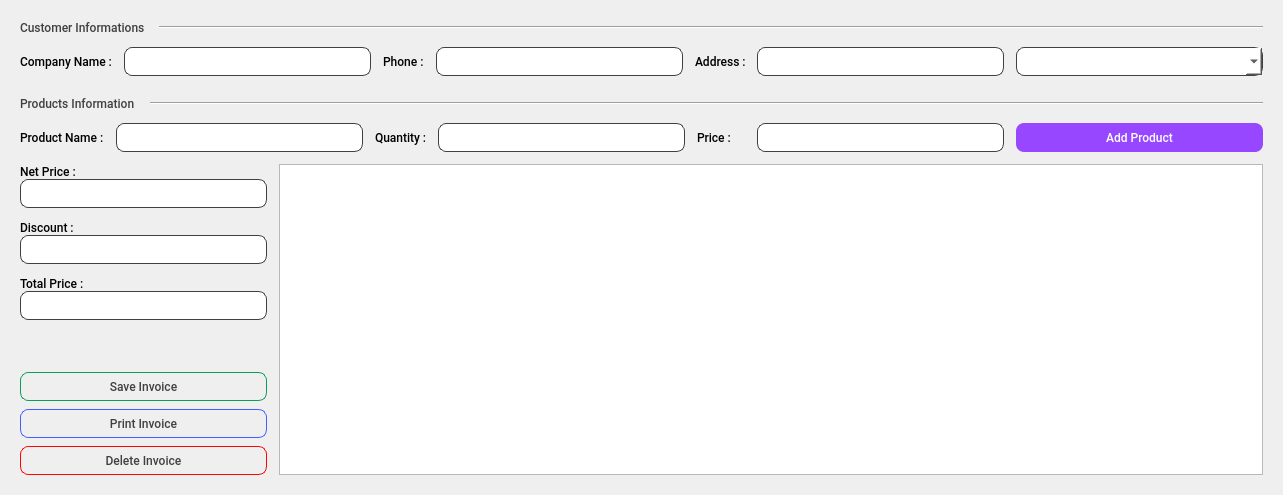
         <widget class="QWidget" name="invoices_page">
          <layout class="QGridLayout" name="gridLayout_2">
           <property name="leftMargin">
            <number>20</number>
           </property>
           <property name="topMargin">
            <number>20</number>
           </property>
           <property name="rightMargin">
            <number>20</number>
           </property>
           <property name="bottomMargin">
            <number>20</number>
           </property>
           <item row="0" column="0">
            <layout class="QVBoxLayout" name="verticalLayout_9">
             <property name="spacing">
              <number>12</number>
             </property>
             <item>
              <layout class="QVBoxLayout" name="verticalLayout_2" stretch="0,0,0,0">
               <item>
                <layout class="QHBoxLayout" name="horizontalLayout_3">
                 <item>
                  <widget class="QLabel" name="label_5">
                   <property name="maximumSize">
                    <size>
                     <width>127</width>
                     <height>16777215</height>
                    </size>
                   </property>
                   <property name="styleSheet">
                    <string notr="true">width: 99px;
height: 10px;
flex-shrink: 0;
color: #404040;
font-family: Roboto;
font-size: 12px;
font-style: normal;
font-weight: 500;
line-height: normal;</string>
                   </property>
                   <property name="text">
                    <string>Customer Informations</string>
                   </property>
                  </widget>
                 </item>
                 <item>
                  <widget class="Line" name="line">
                   <property name="orientation">
                    <enum>Qt::Horizontal</enum>
                   </property>
                  </widget>
                 </item>
                </layout>
               </item>
               <item>
                <layout class="QHBoxLayout" name="horizontalLayout_11">
                 <item>
                  <layout class="QHBoxLayout" name="horizontalLayout_5">
                   <item>
                    <widget class="QLabel" name="label_13">
                     <property name="minimumSize">
                      <size>
                       <width>20</width>
                       <height>20</height>
                      </size>
                     </property>
                     <property name="maximumSize">
                      <size>
                       <width>92</width>
                       <height>29</height>
                      </size>
                     </property>
                     <property name="styleSheet">
                      <string notr="true">width: 99px;
height: 10px;
flex-shrink: 0;
color: #000;
font-family: Roboto;
font-size: 12px;
font-style: normal;
font-weight: 500;
line-height: normal;</string>
                     </property>
                     <property name="text">
                      <string>Company Name :</string>
                     </property>
                    </widget>
                   </item>
                   <item>
                    <widget class="QLineEdit" name="companyName_input">
                     <property name="sizePolicy">
                      <sizepolicy hsizetype="Expanding" vsizetype="Fixed">
                       <horstretch>247</horstretch>
                       <verstretch>29</verstretch>
                      </sizepolicy>
                     </property>
                     <property name="minimumSize">
                      <size>
                       <width>20</width>
                       <height>20</height>
                      </size>
                     </property>
                     <property name="maximumSize">
                      <size>
                       <width>247</width>
                       <height>29</height>
                      </size>
                     </property>
                     <property name="styleSheet">
                      <string notr="true">width: 247px;
height: 29px;
flex-shrink: 0;
border-radius: 8px;
border: 1px solid #404040;
background: #FFF;</string>
                     </property>
                    </widget>
                   </item>
                  </layout>
                 </item>
                 <item>
                  <layout class="QHBoxLayout" name="horizontalLayout_6">
                   <item>
                    <widget class="QLabel" name="label_19">
                     <property name="minimumSize">
                      <size>
                       <width>20</width>
                       <height>20</height>
                      </size>
                     </property>
                     <property name="maximumSize">
                      <size>
                       <width>50</width>
                       <height>29</height>
                      </size>
                     </property>
                     <property name="styleSheet">
                      <string notr="true">width: 99px;
height: 10px;
flex-shrink: 0;
color: #000;
font-family: Roboto;
font-size: 12px;
font-style: normal;
font-weight: 500;
line-height: normal;</string>
                     </property>
                     <property name="text">
                      <string>Phone :</string>
                     </property>
                    </widget>
                   </item>
                   <item>
                    <widget class="QLineEdit" name="companyPhone_input">
                     <property name="sizePolicy">
                      <sizepolicy hsizetype="Expanding" vsizetype="Fixed">
                       <horstretch>247</horstretch>
                       <verstretch>29</verstretch>
                      </sizepolicy>
                     </property>
                     <property name="minimumSize">
                      <size>
                       <width>20</width>
                       <height>20</height>
                      </size>
                     </property>
                     <property name="maximumSize">
                      <size>
                       <width>247</width>
                       <height>29</height>
                      </size>
                     </property>
                     <property name="styleSheet">
                      <string notr="true">width: 247px;
height: 29px;
flex-shrink: 0;
border-radius: 8px;
border: 1px solid #404040;
background: #FFF;</string>
                     </property>
                    </widget>
                   </item>
                  </layout>
                 </item>
                 <item>
                  <layout class="QHBoxLayout" name="horizontalLayout_7">
                   <item>
                    <widget class="QLabel" name="label_20">
                     <property name="minimumSize">
                      <size>
                       <width>20</width>
                       <height>20</height>
                      </size>
                     </property>
                     <property name="maximumSize">
                      <size>
                       <width>50</width>
                       <height>29</height>
                      </size>
                     </property>
                     <property name="styleSheet">
                      <string notr="true">width: 99px;
height: 10px;
flex-shrink: 0;
color: #000;
font-family: Roboto;
font-size: 12px;
font-style: normal;
font-weight: 500;
line-height: normal;</string>
                     </property>
                     <property name="text">
                      <string>Address :</string>
                     </property>
                    </widget>
                   </item>
                   <item>
                    <widget class="QLineEdit" name="companyAddress_input">
                     <property name="sizePolicy">
                      <sizepolicy hsizetype="Expanding" vsizetype="Fixed">
                       <horstretch>247</horstretch>
                       <verstretch>29</verstretch>
                      </sizepolicy>
                     </property>
                     <property name="minimumSize">
                      <size>
                       <width>20</width>
                       <height>20</height>
                      </size>
                     </property>
                     <property name="maximumSize">
                      <size>
                       <width>247</width>
                       <height>29</height>
                      </size>
                     </property>
                     <property name="styleSheet">
                      <string notr="true">width: 247px;
height: 29px;
flex-shrink: 0;
border-radius: 8px;
border: 1px solid #404040;
background: #FFF;</string>
                     </property>
                    </widget>
                   </item>
                  </layout>
                 </item>
                 <item>
                  <widget class="QComboBox" name="type_comboBox">
                   <property name="minimumSize">
                    <size>
                     <width>247</width>
                     <height>29</height>
                    </size>
                   </property>
                   <property name="maximumSize">
                    <size>
                     <width>247</width>
                     <height>29</height>
                    </size>
                   </property>
                   <property name="styleSheet">
                    <string notr="true">width: 247px;
height: 29px;
flex-shrink: 0;
border-radius: 8px;
border: 1px solid #404040;
background: #FFF;</string>
                   </property>
                  </widget>
                 </item>
                </layout>
               </item>
               <item>
                <layout class="QHBoxLayout" name="horizontalLayout_4">
                 <property name="topMargin">
                  <number>8</number>
                 </property>
                 <item>
                  <widget class="QLabel" name="label_6">
                   <property name="maximumSize">
                    <size>
                     <width>118</width>
                     <height>16777215</height>
                    </size>
                   </property>
                   <property name="styleSheet">
                    <string notr="true">width: 99px;
height: 10px;
flex-shrink: 0;
color: #404040;
font-family: Roboto;
font-size: 12px;
font-style: normal;
font-weight: 500;
line-height: normal;</string>
                   </property>
                   <property name="text">
                    <string>Products Information</string>
                   </property>
                  </widget>
                 </item>
                 <item>
                  <widget class="Line" name="line_2">
                   <property name="orientation">
                    <enum>Qt::Horizontal</enum>
                   </property>
                  </widget>
                 </item>
                </layout>
               </item>
               <item>
                <layout class="QHBoxLayout" name="horizontalLayout_12">
                 <item>
                  <layout class="QHBoxLayout" name="horizontalLayout_10">
                   <item>
                    <widget class="QLabel" name="label_14">
                     <property name="minimumSize">
                      <size>
                       <width>20</width>
                       <height>20</height>
                      </size>
                     </property>
                     <property name="maximumSize">
                      <size>
                       <width>92</width>
                       <height>29</height>
                      </size>
                     </property>
                     <property name="styleSheet">
                      <string notr="true">width: 99px;
height: 10px;
flex-shrink: 0;
color: #000;
font-family: Roboto;
font-size: 12px;
font-style: normal;
font-weight: 500;
line-height: normal;</string>
                     </property>
                     <property name="text">
                      <string>Product Name :</string>
                     </property>
                    </widget>
                   </item>
                   <item>
                    <widget class="QLineEdit" name="productName_input">
                     <property name="sizePolicy">
                      <sizepolicy hsizetype="Expanding" vsizetype="Fixed">
                       <horstretch>247</horstretch>
                       <verstretch>29</verstretch>
                      </sizepolicy>
                     </property>
                     <property name="minimumSize">
                      <size>
                       <width>20</width>
                       <height>20</height>
                      </size>
                     </property>
                     <property name="maximumSize">
                      <size>
                       <width>247</width>
                       <height>29</height>
                      </size>
                     </property>
                     <property name="styleSheet">
                      <string notr="true">width: 247px;
height: 29px;
flex-shrink: 0;
border-radius: 8px;
border: 1px solid #404040;
background: #FFF;</string>
                     </property>
                    </widget>
                   </item>
                  </layout>
                 </item>
                 <item>
                  <layout class="QHBoxLayout" name="horizontalLayout_8">
                   <item>
                    <widget class="QLabel" name="label_21">
                     <property name="minimumSize">
                      <size>
                       <width>20</width>
                       <height>20</height>
                      </size>
                     </property>
                     <property name="maximumSize">
                      <size>
                       <width>51</width>
                       <height>29</height>
                      </size>
                     </property>
                     <property name="styleSheet">
                      <string notr="true">width: 99px;
height: 10px;
flex-shrink: 0;
color: #000;
font-family: Roboto;
font-size: 12px;
font-style: normal;
font-weight: 500;
line-height: normal;</string>
                     </property>
                     <property name="text">
                      <string>Quantity :</string>
                     </property>
                    </widget>
                   </item>
                   <item>
                    <widget class="QLineEdit" name="productQuantity_input">
                     <property name="sizePolicy">
                      <sizepolicy hsizetype="Expanding" vsizetype="Fixed">
                       <horstretch>247</horstretch>
                       <verstretch>29</verstretch>
                      </sizepolicy>
                     </property>
                     <property name="minimumSize">
                      <size>
                       <width>20</width>
                       <height>20</height>
                      </size>
                     </property>
                     <property name="maximumSize">
                      <size>
                       <width>247</width>
                       <height>29</height>
                      </size>
                     </property>
                     <property name="styleSheet">
                      <string notr="true">width: 247px;
height: 29px;
flex-shrink: 0;
border-radius: 8px;
border: 1px solid #404040;
background: #FFF;</string>
                     </property>
                    </widget>
                   </item>
                  </layout>
                 </item>
                 <item>
                  <layout class="QHBoxLayout" name="horizontalLayout_9">
                   <item>
                    <widget class="QLabel" name="label_22">
                     <property name="minimumSize">
                      <size>
                       <width>20</width>
                       <height>20</height>
                      </size>
                     </property>
                     <property name="maximumSize">
                      <size>
                       <width>50</width>
                       <height>29</height>
                      </size>
                     </property>
                     <property name="styleSheet">
                      <string notr="true">width: 99px;
height: 10px;
flex-shrink: 0;
color: #000;
font-family: Roboto;
font-size: 12px;
font-style: normal;
font-weight: 500;
line-height: normal;</string>
                     </property>
                     <property name="text">
                      <string>Price :</string>
                     </property>
                    </widget>
                   </item>
                   <item>
                    <widget class="QLineEdit" name="productPrice_input">
                     <property name="sizePolicy">
                      <sizepolicy hsizetype="Expanding" vsizetype="Fixed">
                       <horstretch>247</horstretch>
                       <verstretch>29</verstretch>
                      </sizepolicy>
                     </property>
                     <property name="minimumSize">
                      <size>
                       <width>20</width>
                       <height>20</height>
                      </size>
                     </property>
                     <property name="maximumSize">
                      <size>
                       <width>247</width>
                       <height>29</height>
                      </size>
                     </property>
                     <property name="styleSheet">
                      <string notr="true">width: 247px;
height: 29px;
flex-shrink: 0;
border-radius: 8px;
border: 1px solid #404040;
background: #FFF;</string>
                     </property>
                    </widget>
                   </item>
                  </layout>
                 </item>
                 <item>
                  <widget class="QPushButton" name="addButton">
                   <property name="minimumSize">
                    <size>
                     <width>247</width>
                     <height>29</height>
                    </size>
                   </property>
                   <property name="maximumSize">
                    <size>
                     <width>247</width>
                     <height>29</height>
                    </size>
                   </property>
                   <property name="font">
                    <font>
                     <family>Roboto</family>
                     <pointsize>-1</pointsize>
                     <weight>62</weight>
                     <italic>false</italic>
                     <bold>true</bold>
                    </font>
                   </property>
                   <property name="styleSheet">
                    <string notr="true">color: #FFF;
font-family: Roboto;
font-size: 12px;
font-style: normal;
font-weight: 500;
line-height: normal;
border-radius: 8px;
background: #9747FF;
display: flex;
padding: 10px;
justify-content: center;
align-items: center;
gap: 10px;</string>
                   </property>
                   <property name="text">
                    <string>Add Product</string>
                   </property>
                  </widget>
                 </item>
                </layout>
               </item>
              </layout>
             </item>
             <item>
              <layout class="QHBoxLayout" name="horizontalLayout_13">
               <item>
                <layout class="QVBoxLayout" name="verticalLayout_8">
                 <item>
                  <layout class="QVBoxLayout" name="verticalLayout_3">
                   <property name="spacing">
                    <number>0</number>
                   </property>
                   <item>
                    <widget class="QLabel" name="label_12">
                     <property name="maximumSize">
                      <size>
                       <width>247</width>
                       <height>16777215</height>
                      </size>
                     </property>
                     <property name="styleSheet">
                      <string notr="true">width: 99px;
height: 10px;
flex-shrink: 0;
color: #000;
font-family: Roboto;
font-size: 12px;
font-style: normal;
font-weight: 500;
line-height: normal;</string>
                     </property>
                     <property name="text">
                      <string>Net Price :</string>
                     </property>
                    </widget>
                   </item>
                   <item>
                    <widget class="QLineEdit" name="netPrice_input">
                     <property name="sizePolicy">
                      <sizepolicy hsizetype="Expanding" vsizetype="Fixed">
                       <horstretch>247</horstretch>
                       <verstretch>29</verstretch>
                      </sizepolicy>
                     </property>
                     <property name="minimumSize">
                      <size>
                       <width>247</width>
                       <height>29</height>
                      </size>
                     </property>
                     <property name="maximumSize">
                      <size>
                       <width>247</width>
                       <height>29</height>
                      </size>
                     </property>
                     <property name="styleSheet">
                      <string notr="true">width: 247px;
height: 29px;
flex-shrink: 0;
border-radius: 8px;
border: 1px solid #404040;
background: #FFF;</string>
                     </property>
                    </widget>
                   </item>
                  </layout>
                 </item>
                 <item>
                  <layout class="QVBoxLayout" name="verticalLayout_4">
                   <property name="spacing">
                    <number>0</number>
                   </property>
                   <item>
                    <widget class="QLabel" name="label_11">
                     <property name="maximumSize">
                      <size>
                       <width>247</width>
                       <height>16777215</height>
                      </size>
                     </property>
                     <property name="styleSheet">
                      <string notr="true">width: 99px;
height: 10px;
flex-shrink: 0;
color: #000;
font-family: Roboto;
font-size: 12px;
font-style: normal;
font-weight: 500;
line-height: normal;</string>
                     </property>
                     <property name="text">
                      <string>Discount :</string>
                     </property>
                    </widget>
                   </item>
                   <item>
                    <widget class="QLineEdit" name="discount_input">
                     <property name="sizePolicy">
                      <sizepolicy hsizetype="Expanding" vsizetype="Fixed">
                       <horstretch>247</horstretch>
                       <verstretch>29</verstretch>
                      </sizepolicy>
                     </property>
                     <property name="minimumSize">
                      <size>
                       <width>247</width>
                       <height>29</height>
                      </size>
                     </property>
                     <property name="maximumSize">
                      <size>
                       <width>247</width>
                       <height>29</height>
                      </size>
                     </property>
                     <property name="styleSheet">
                      <string notr="true">width: 247px;
height: 29px;
flex-shrink: 0;
border-radius: 8px;
border: 1px solid #404040;
background: #FFF;</string>
                     </property>
                    </widget>
                   </item>
                  </layout>
                 </item>
                 <item>
                  <layout class="QVBoxLayout" name="verticalLayout_5">
                   <property name="spacing">
                    <number>0</number>
                   </property>
                   <item>
                    <widget class="QLabel" name="label_10">
                     <property name="maximumSize">
                      <size>
                       <width>247</width>
                       <height>16777215</height>
                      </size>
                     </property>
                     <property name="styleSheet">
                      <string notr="true">width: 99px;
height: 10px;
flex-shrink: 0;
color: #000;
font-family: Roboto;
font-size: 12px;
font-style: normal;
font-weight: 500;
line-height: normal;</string>
                     </property>
                     <property name="text">
                      <string>Total Price :</string>
                     </property>
                    </widget>
                   </item>
                   <item>
                    <widget class="QLineEdit" name="totalPrice_input">
                     <property name="sizePolicy">
                      <sizepolicy hsizetype="Expanding" vsizetype="Fixed">
                       <horstretch>247</horstretch>
                       <verstretch>29</verstretch>
                      </sizepolicy>
                     </property>
                     <property name="minimumSize">
                      <size>
                       <width>247</width>
                       <height>29</height>
                      </size>
                     </property>
                     <property name="maximumSize">
                      <size>
                       <width>247</width>
                       <height>29</height>
                      </size>
                     </property>
                     <property name="styleSheet">
                      <string notr="true">width: 247px;
height: 29px;
flex-shrink: 0;
border-radius: 8px;
border: 1px solid #404040;
background: #FFF;</string>
                     </property>
                    </widget>
                   </item>
                  </layout>
                 </item>
                 <item>
                  <layout class="QVBoxLayout" name="verticalLayout_7"/>
                 </item>
                 <item>
                  <spacer name="verticalSpacer">
                   <property name="orientation">
                    <enum>Qt::Vertical</enum>
                   </property>
                   <property name="sizeHint" stdset="0">
                    <size>
                     <width>20</width>
                     <height>18</height>
                    </size>
                   </property>
                  </spacer>
                 </item>
                 <item>
                  <layout class="QVBoxLayout" name="verticalLayout_6">
                   <property name="spacing">
                    <number>8</number>
                   </property>
                   <item>
                    <widget class="QPushButton" name="saveInvoice_button">
                     <property name="minimumSize">
                      <size>
                       <width>247</width>
                       <height>29</height>
                      </size>
                     </property>
                     <property name="maximumSize">
                      <size>
                       <width>247</width>
                       <height>29</height>
                      </size>
                     </property>
                     <property name="font">
                      <font>
                       <family>Roboto</family>
                       <pointsize>-1</pointsize>
                       <weight>62</weight>
                       <italic>false</italic>
                       <bold>true</bold>
                      </font>
                     </property>
                     <property name="styleSheet">
                      <string notr="true">#saveInvoice_button{
display: flex;
width: 212px;
height: 28px;
justify-content: center;
align-items: center;
gap: 10px;
flex-shrink: 0;
border-radius: 8px;
border: 1px solid #0A9E5B;
color: #404040;
font-family: Roboto;
font-size: 12px;
font-style: normal;
font-weight: 500;
line-height: normal;
}

#saveInvoice_button::hover{
background-color: #0A9E5B;
color: #fff;
}</string>
                     </property>
                     <property name="text">
                      <string>Save Invoice</string>
                     </property>
                    </widget>
                   </item>
                   <item>
                    <widget class="QPushButton" name="printInvoice_button">
                     <property name="minimumSize">
                      <size>
                       <width>247</width>
                       <height>29</height>
                      </size>
                     </property>
                     <property name="maximumSize">
                      <size>
                       <width>247</width>
                       <height>29</height>
                      </size>
                     </property>
                     <property name="font">
                      <font>
                       <family>Roboto</family>
                       <pointsize>-1</pointsize>
                       <weight>62</weight>
                       <italic>false</italic>
                       <bold>true</bold>
                      </font>
                     </property>
                     <property name="styleSheet">
                      <string notr="true">#printInvoice_button{
display: flex;
width: 212px;
height: 28px;
justify-content: center;
align-items: center;
gap: 10px;
flex-shrink: 0;
border-radius: 8px;
border: 1px solid #475CFF;
color: #404040;
font-family: Roboto;
font-size: 12px;
font-style: normal;
font-weight: 500;
line-height: normal;
}

#printInvoice_button::hover{
background-color: #475CFF;
color: #fff;
}</string>
                     </property>
                     <property name="text">
                      <string>Print Invoice</string>
                     </property>
                    </widget>
                   </item>
                   <item>
                    <widget class="QPushButton" name="cancelInvoice_button">
                     <property name="minimumSize">
                      <size>
                       <width>247</width>
                       <height>29</height>
                      </size>
                     </property>
                     <property name="maximumSize">
                      <size>
                       <width>247</width>
                       <height>29</height>
                      </size>
                     </property>
                     <property name="font">
                      <font>
                       <family>Roboto</family>
                       <pointsize>-1</pointsize>
                       <weight>62</weight>
                       <italic>false</italic>
                       <bold>true</bold>
                      </font>
                     </property>
                     <property name="styleSheet">
                      <string notr="true">#cancelInvoice_button{
display: flex;
width: 212px;
height: 28px;
justify-content: center;
align-items: center;
gap: 10px;
flex-shrink: 0;
border-radius: 8px;
border: 1px solid #FF0404;
color: #404040;
font-family: Roboto;
font-size: 12px;
font-style: normal;
font-weight: 500;
line-height: normal;
}

#cancelInvoice_button::hover{
background-color: #FF0404;
color: #fff;
}</string>
                     </property>
                     <property name="text">
                      <string>Delete Invoice</string>
                     </property>
                    </widget>
                   </item>
                  </layout>
                 </item>
                </layout>
               </item>
               <item>
                <widget class="QTableView" name="create_tableView">
                 <property name="minimumSize">
                  <size>
                   <width>971</width>
                   <height>311</height>
                  </size>
                 </property>
                </widget>
               </item>
              </layout>
             </item>
            </layout>
           </item>
          </layout>
          <zorder>label_5</zorder>
          <zorder>line</zorder>
          <zorder>label_10</zorder>
          <zorder>label_11</zorder>
          <zorder>label_12</zorder>
          <zorder>netPrice_input</zorder>
          <zorder>totalPrice_input</zorder>
          <zorder>discount_input</zorder>
          <zorder>create_tableView</zorder>
          <zorder>label_6</zorder>
          <zorder>line_2</zorder>
          <zorder>saveInvoice_button</zorder>
          <zorder>printInvoice_button</zorder>
          <zorder>cancelInvoice_button</zorder>
          <zorder>label_13</zorder>
          <zorder>companyName_input</zorder>
          <zorder>layoutWidget</zorder>
          <zorder>layoutWidget_2</zorder>
          <zorder>type_comboBox</zorder>
          <zorder>layoutWidget_3</zorder>
          <zorder>layoutWidget_4</zorder>
          <zorder>layoutWidget_5</zorder>
          <zorder>addButton</zorder>
          <zorder>verticalSpacer</zorder>
         </widget>
